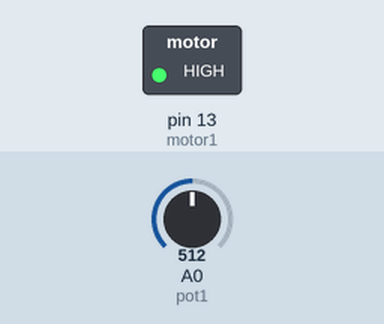
This sketch was run on a simulated Arduino Uno, built with avr-gcc and run on an emulated ATmega328P. On the bench: switched loads named in the sketch (green lamp = pin HIGH). The inputs (shaded band) are chosen by the test bench; at power-on: A0 (pot1) = 512.

Above: at 1.2 s.
1.3 s: A0 (pot1) set to 133
2.8 s: A0 (pot1) set to 116
At 4.0 s:
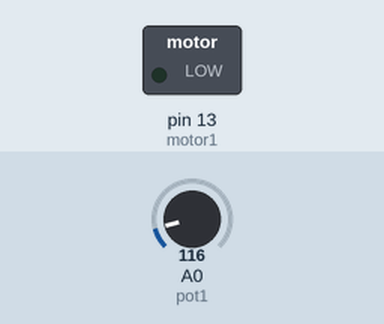
4.3 s: A0 (pot1) set to 306
At 5.2 s:
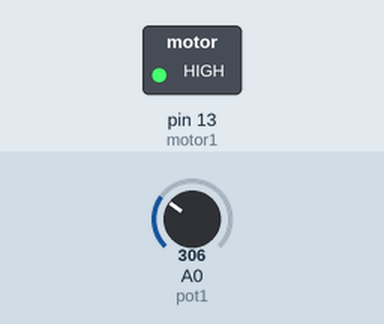
5.8 s: A0 (pot1) set to 122
At 6.3 s:
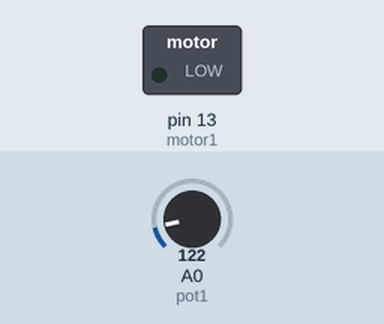
Timing chart, 0 to 8.3 s (numbered marks = the images above; inputs shaded):
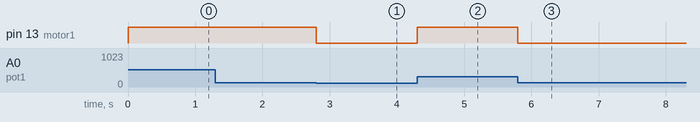

The sketch:

PWM_MOTOR.ino
```cpp
int motor1=13;
int pot1=A0;
int val=0;

void setup() {
  // put your setup code here, to run once:
  pinMode(motor1,OUTPUT);
  pinMode(pot1,INPUT);
}

void loop() {
  // put your main code here, to run repeatedly:
  val=analogRead(pot1);
  analogWrite(motor1,val);
}
```

Measured:
- the behaviour switches between 128 and 127 on A0 (pot1) (found by bisection; images 0 and 1)
- after the input at 1.3 s, every drawn part: stays the same
- after the input at 2.8 s, pin 13 (motor1): HIGH → LOW at once
- after the input at 4.3 s, pin 13 (motor1): LOW → HIGH at once
- after the input at 5.8 s, pin 13 (motor1): HIGH → LOW at once
